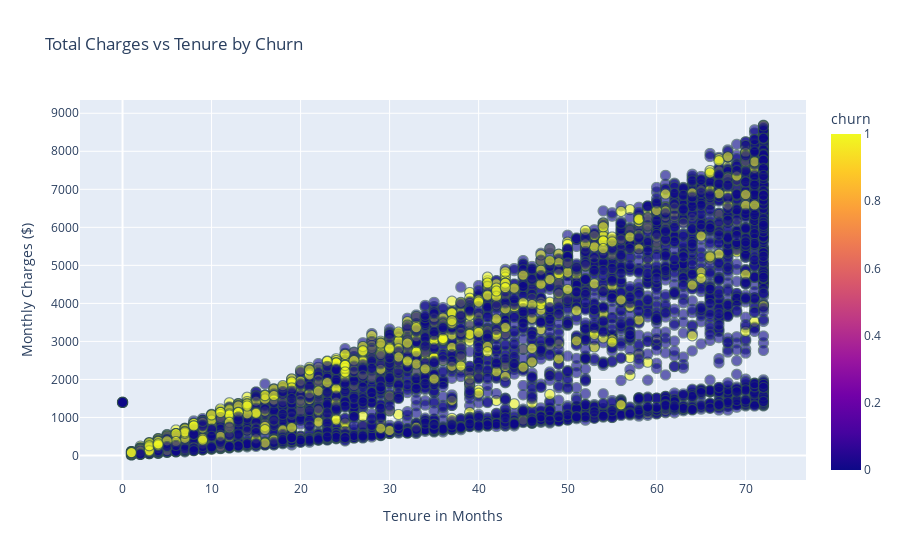

Here is the notebook cell this chart was saved with:
### Markdown cell above
### Tenure vs Total Charges

### Code cell
# Creating the scatter plot
fig = px.scatter(
    data_frame=df,
    x='tenure',
    y='totalcharges',
    color='churn',
    title='Total Charges vs Tenure by Churn',
    labels={'tenure': 'Tenure in Months', 'totalcharges': 'Monthly Charges ($)'},
    opacity=0.6,
    hover_data=['tenure', 'totalcharges']
)

fig.update_traces(marker=dict(size=10, line=dict(width=1, color='DarkSlateGrey')))

fig.show()

### Figure 1 — Plotly figure (JSON) as saved in the notebook; plotly's stock layout.template omitted (floating-point values rounded to 4 significant figures; data arrays with more than 128 entries replaced by an {"elided": "..."} marker saying what was removed)
{"data": [{"hovertemplate": "Tenure in Months=%{x}<br>Monthly Charges ($)=%{y}<br>churn=%{marker.color}<extra></extra>", "legendgroup": "", "marker": {"color": {"elided": "7043 int values"}, "coloraxis": "coloraxis", "line": {"color": "DarkSlateGrey", "width": 1}, "opacity": 0.6, "size": 10, "symbol": "circle"}, "mode": "markers", "name": "", "showlegend": false, "type": "scattergl", "x": {"elided": "7043 int values"}, "xaxis": "x", "y": {"elided": "7043 float values"}, "yaxis": "y"}], "layout": {"coloraxis": {"colorbar": {"title": {"text": "churn"}}, "colorscale": [[0, "#0d0887"], [0.1111, "#46039f"], [0.2222, "#7201a8"], [0.3333, "#9c179e"], [0.4444, "#bd3786"], [0.5556, "#d8576b"], [0.6667, "#ed7953"], [0.7778, "#fb9f3a"], [0.8889, "#fdca26"], [1, "#f0f921"]]}, "legend": {"tracegroupgap": 0}, "title": {"text": "Total Charges vs Tenure by Churn"}, "xaxis": {"anchor": "y", "domain": [0, 1], "title": {"text": "Tenure in Months"}}, "yaxis": {"anchor": "x", "domain": [0, 1], "title": {"text": "Monthly Charges ($)"}}}}
